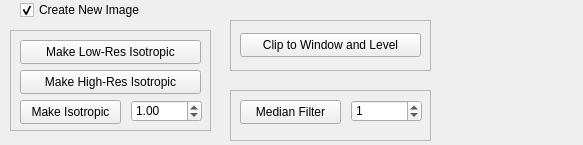
<?xml version="1.0" encoding="UTF-8"?>
<ui version="4.0">
 <class>ImageProcessPanelWidget</class>
 <widget class="QWidget" name="ImageProcessPanelWidget">
  <property name="geometry">
   <rect>
    <x>0</x>
    <y>0</y>
    <width>583</width>
    <height>145</height>
   </rect>
  </property>
  <property name="windowTitle">
   <string>Form</string>
  </property>
  <widget class="QFrame" name="frame">
   <property name="geometry">
    <rect>
     <x>10</x>
     <y>30</y>
     <width>201</width>
     <height>101</height>
    </rect>
   </property>
   <property name="autoFillBackground">
    <bool>true</bool>
   </property>
   <property name="frameShape">
    <enum>QFrame::StyledPanel</enum>
   </property>
   <property name="frameShadow">
    <enum>QFrame::Raised</enum>
   </property>
   <widget class="QPushButton" name="imageProcessHighResIsoButton">
    <property name="geometry">
     <rect>
      <x>10</x>
      <y>40</y>
      <width>181</width>
      <height>24</height>
     </rect>
    </property>
    <property name="text">
     <string>Make High-Res Isotropic</string>
    </property>
   </widget>
   <widget class="QPushButton" name="imageProcessIsoButton">
    <property name="geometry">
     <rect>
      <x>10</x>
      <y>70</y>
      <width>101</width>
      <height>24</height>
     </rect>
    </property>
    <property name="text">
     <string>Make Isotropic</string>
    </property>
   </widget>
   <widget class="QDoubleSpinBox" name="imageProcessIsoSpinBox">
    <property name="geometry">
     <rect>
      <x>121</x>
      <y>70</y>
      <width>71</width>
      <height>22</height>
     </rect>
    </property>
    <property name="value">
     <double>1.000000000000000</double>
    </property>
   </widget>
   <widget class="QPushButton" name="imageProcessLowResIsoButton">
    <property name="geometry">
     <rect>
      <x>10</x>
      <y>10</y>
      <width>181</width>
      <height>24</height>
     </rect>
    </property>
    <property name="text">
     <string>Make Low-Res Isotropic</string>
    </property>
   </widget>
  </widget>
  <widget class="QFrame" name="frame_2">
   <property name="geometry">
    <rect>
     <x>230</x>
     <y>20</y>
     <width>201</width>
     <height>51</height>
    </rect>
   </property>
   <property name="autoFillBackground">
    <bool>true</bool>
   </property>
   <property name="frameShape">
    <enum>QFrame::StyledPanel</enum>
   </property>
   <property name="frameShadow">
    <enum>QFrame::Raised</enum>
   </property>
   <widget class="QPushButton" name="imageProcessClipWindowLevelButton">
    <property name="geometry">
     <rect>
      <x>10</x>
      <y>13</y>
      <width>181</width>
      <height>24</height>
     </rect>
    </property>
    <property name="text">
     <string>Clip to Window and Level</string>
    </property>
   </widget>
  </widget>
  <widget class="QFrame" name="frame_3">
   <property name="geometry">
    <rect>
     <x>230</x>
     <y>90</y>
     <width>201</width>
     <height>51</height>
    </rect>
   </property>
   <property name="autoFillBackground">
    <bool>true</bool>
   </property>
   <property name="frameShape">
    <enum>QFrame::StyledPanel</enum>
   </property>
   <property name="frameShadow">
    <enum>QFrame::Raised</enum>
   </property>
   <widget class="QSpinBox" name="imageProcessMedianRadiusSpinBox">
    <property name="geometry">
     <rect>
      <x>121</x>
      <y>10</y>
      <width>71</width>
      <height>22</height>
     </rect>
    </property>
    <property name="value">
     <number>1</number>
    </property>
   </widget>
   <widget class="QPushButton" name="imageProcessMedianFilterButton">
    <property name="geometry">
     <rect>
      <x>10</x>
      <y>10</y>
      <width>101</width>
      <height>24</height>
     </rect>
    </property>
    <property name="text">
     <string>Median Filter</string>
    </property>
   </widget>
  </widget>
  <widget class="QCheckBox" name="imageProcessCreateNewImageCheckBox">
   <property name="geometry">
    <rect>
     <x>20</x>
     <y>0</y>
     <width>161</width>
     <height>20</height>
    </rect>
   </property>
   <property name="text">
    <string>Create New Image</string>
   </property>
   <property name="checked">
    <bool>true</bool>
   </property>
  </widget>
 </widget>
 <resources/>
 <connections/>
</ui>
